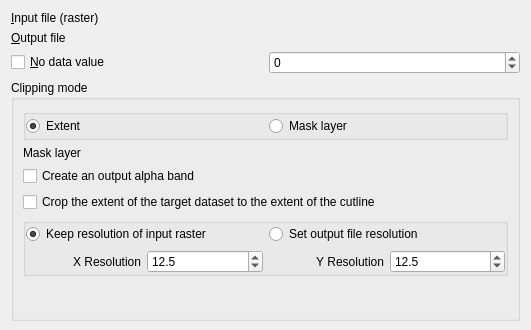
<?xml version="1.0" encoding="UTF-8"?>
<ui version="4.0">
 <class>GdalToolsWidget</class>
 <widget class="QWidget" name="GdalToolsWidget">
  <property name="geometry">
   <rect>
    <x>0</x>
    <y>0</y>
    <width>531</width>
    <height>330</height>
   </rect>
  </property>
  <property name="sizePolicy">
   <sizepolicy hsizetype="Expanding" vsizetype="Preferred">
    <horstretch>0</horstretch>
    <verstretch>0</verstretch>
   </sizepolicy>
  </property>
  <property name="windowTitle">
   <string>Clipper</string>
  </property>
  <layout class="QVBoxLayout" name="verticalLayout">
   <property name="bottomMargin">
    <number>9</number>
   </property>
   <item>
    <layout class="QGridLayout" name="gridLayout">
     <item row="0" column="0">
      <widget class="QLabel" name="label_3">
       <property name="text">
        <string>&amp;Input file (raster)</string>
       </property>
       <property name="buddy">
        <cstring>inSelector</cstring>
       </property>
      </widget>
     </item>
     <item row="1" column="0">
      <widget class="QLabel" name="label_2">
       <property name="text">
        <string>&amp;Output file</string>
       </property>
       <property name="buddy">
        <cstring>outSelector</cstring>
       </property>
      </widget>
     </item>
     <item row="0" column="1">
      <widget class="GdalToolsInOutSelector" name="inSelector" native="true"/>
     </item>
     <item row="1" column="1">
      <widget class="GdalToolsInOutSelector" name="outSelector" native="true"/>
     </item>
     <item row="2" column="1">
      <widget class="QSpinBox" name="noDataSpin">
       <property name="minimum">
        <number>-100000</number>
       </property>
       <property name="maximum">
        <number>65000</number>
       </property>
      </widget>
     </item>
     <item row="2" column="0">
      <widget class="QCheckBox" name="noDataCheck">
       <property name="text">
        <string>&amp;No data value</string>
       </property>
      </widget>
     </item>
    </layout>
   </item>
   <item>
    <widget class="QGroupBox" name="extentGroup">
     <property name="title">
      <string>Clipping mode</string>
     </property>
     <layout class="QGridLayout" name="gridLayout_2">
      <property name="bottomMargin">
       <number>0</number>
      </property>
      <item row="1" column="0" colspan="2">
       <widget class="QStackedWidget" name="modeStackedWidget">
        <property name="currentIndex">
         <number>1</number>
        </property>
        <widget class="QWidget" name="page">
         <layout class="QGridLayout" name="gridLayout_3">
          <property name="leftMargin">
           <number>0</number>
          </property>
          <property name="topMargin">
           <number>0</number>
          </property>
          <property name="rightMargin">
           <number>0</number>
          </property>
          <property name="bottomMargin">
           <number>0</number>
          </property>
          <item row="0" column="0">
           <widget class="GdalToolsExtentSelector" name="extentSelector" native="true"/>
          </item>
          <item row="1" column="0">
           <spacer name="verticalSpacer_2">
            <property name="orientation">
             <enum>Qt::Vertical</enum>
            </property>
            <property name="sizeHint" stdset="0">
             <size>
              <width>20</width>
              <height>40</height>
             </size>
            </property>
           </spacer>
          </item>
         </layout>
        </widget>
        <widget class="QWidget" name="page_2">
         <layout class="QGridLayout" name="gridLayout_4">
          <property name="leftMargin">
           <number>0</number>
          </property>
          <property name="topMargin">
           <number>0</number>
          </property>
          <property name="rightMargin">
           <number>0</number>
          </property>
          <property name="bottomMargin">
           <number>0</number>
          </property>
          <item row="1" column="0" colspan="2">
           <widget class="QCheckBox" name="alphaBandCheck">
            <property name="text">
             <string>Create an output alpha band</string>
            </property>
           </widget>
          </item>
          <item row="0" column="1">
           <widget class="GdalToolsInOutSelector" name="maskSelector" native="true"/>
          </item>
          <item row="0" column="0">
           <widget class="QLabel" name="label">
            <property name="sizePolicy">
             <sizepolicy hsizetype="Minimum" vsizetype="Preferred">
              <horstretch>0</horstretch>
              <verstretch>0</verstretch>
             </sizepolicy>
            </property>
            <property name="text">
             <string>Mask layer</string>
            </property>
           </widget>
          </item>
          <item row="3" column="0" rowspan="5" colspan="2">
           <widget class="QGroupBox" name="resolutionGroup">
            <layout class="QGridLayout" name="gridLayout_6">
             <property name="leftMargin">
              <number>0</number>
             </property>
             <property name="topMargin">
              <number>0</number>
             </property>
             <property name="rightMargin">
              <number>0</number>
             </property>
             <property name="bottomMargin">
              <number>0</number>
             </property>
             <item row="1" column="0" colspan="2">
              <widget class="QWidget" name="resolutionWidget" native="true">
               <layout class="QGridLayout" name="gridLayout_7">
                <property name="leftMargin">
                 <number>0</number>
                </property>
                <property name="topMargin">
                 <number>0</number>
                </property>
                <property name="rightMargin">
                 <number>0</number>
                </property>
                <property name="bottomMargin">
                 <number>0</number>
                </property>
                <item row="0" column="0">
                 <widget class="QLabel" name="label_4">
                  <property name="layoutDirection">
                   <enum>Qt::LeftToRight</enum>
                  </property>
                  <property name="text">
                   <string>X Resolution</string>
                  </property>
                  <property name="alignment">
                   <set>Qt::AlignRight|Qt::AlignTrailing|Qt::AlignVCenter</set>
                  </property>
                 </widget>
                </item>
                <item row="0" column="1">
                 <widget class="QDoubleSpinBox" name="xRes">
                  <property name="decimals">
                   <number>1</number>
                  </property>
                  <property name="minimum">
                   <double>0.100000000000000</double>
                  </property>
                  <property name="maximum">
                   <double>999999.000000000000000</double>
                  </property>
                  <property name="singleStep">
                   <double>0.100000000000000</double>
                  </property>
                  <property name="value">
                   <double>12.500000000000000</double>
                  </property>
                 </widget>
                </item>
                <item row="0" column="2">
                 <widget class="QLabel" name="label_5">
                  <property name="text">
                   <string>Y Resolution</string>
                  </property>
                  <property name="alignment">
                   <set>Qt::AlignRight|Qt::AlignTrailing|Qt::AlignVCenter</set>
                  </property>
                 </widget>
                </item>
                <item row="0" column="3">
                 <widget class="QDoubleSpinBox" name="yRes">
                  <property name="decimals">
                   <number>1</number>
                  </property>
                  <property name="minimum">
                   <double>0.100000000000000</double>
                  </property>
                  <property name="maximum">
                   <double>999999.000000000000000</double>
                  </property>
                  <property name="singleStep">
                   <double>0.100000000000000</double>
                  </property>
                  <property name="value">
                   <double>12.500000000000000</double>
                  </property>
                 </widget>
                </item>
               </layout>
              </widget>
             </item>
             <item row="0" column="1">
              <widget class="QRadioButton" name="setResolutionRadio">
               <property name="text">
                <string>Set output file resolution</string>
               </property>
              </widget>
             </item>
             <item row="0" column="0">
              <widget class="QRadioButton" name="keepResolutionRadio">
               <property name="text">
                <string>Keep resolution of input raster</string>
               </property>
               <property name="checked">
                <bool>true</bool>
               </property>
              </widget>
             </item>
            </layout>
           </widget>
          </item>
          <item row="10" column="0" colspan="2">
           <spacer name="verticalSpacer">
            <property name="orientation">
             <enum>Qt::Vertical</enum>
            </property>
            <property name="sizeHint" stdset="0">
             <size>
              <width>20</width>
              <height>40</height>
             </size>
            </property>
           </spacer>
          </item>
          <item row="2" column="0" colspan="2">
           <widget class="QCheckBox" name="cropToCutlineCheck">
            <property name="text">
             <string>Crop the extent of the target dataset to the extent of the cutline</string>
            </property>
           </widget>
          </item>
         </layout>
        </widget>
       </widget>
      </item>
      <item row="0" column="0" colspan="2">
       <widget class="QGroupBox" name="groupBox">
        <property name="title">
         <string/>
        </property>
        <layout class="QHBoxLayout" name="horizontalLayout">
         <property name="leftMargin">
          <number>0</number>
         </property>
         <property name="topMargin">
          <number>0</number>
         </property>
         <property name="rightMargin">
          <number>0</number>
         </property>
         <property name="bottomMargin">
          <number>0</number>
         </property>
         <item>
          <widget class="QRadioButton" name="extentModeRadio">
           <property name="text">
            <string>Extent</string>
           </property>
           <property name="checked">
            <bool>true</bool>
           </property>
          </widget>
         </item>
         <item>
          <widget class="QRadioButton" name="maskModeRadio">
           <property name="layoutDirection">
            <enum>Qt::LeftToRight</enum>
           </property>
           <property name="text">
            <string>Mask layer</string>
           </property>
          </widget>
         </item>
        </layout>
       </widget>
      </item>
     </layout>
    </widget>
   </item>
  </layout>
 </widget>
 <customwidgets>
  <customwidget>
   <class>GdalToolsInOutSelector</class>
   <extends>QWidget</extends>
   <header>inOutSelector</header>
   <container>1</container>
  </customwidget>
  <customwidget>
   <class>GdalToolsExtentSelector</class>
   <extends>QWidget</extends>
   <header>extentSelector</header>
   <container>1</container>
  </customwidget>
 </customwidgets>
 <resources/>
 <connections/>
</ui>
